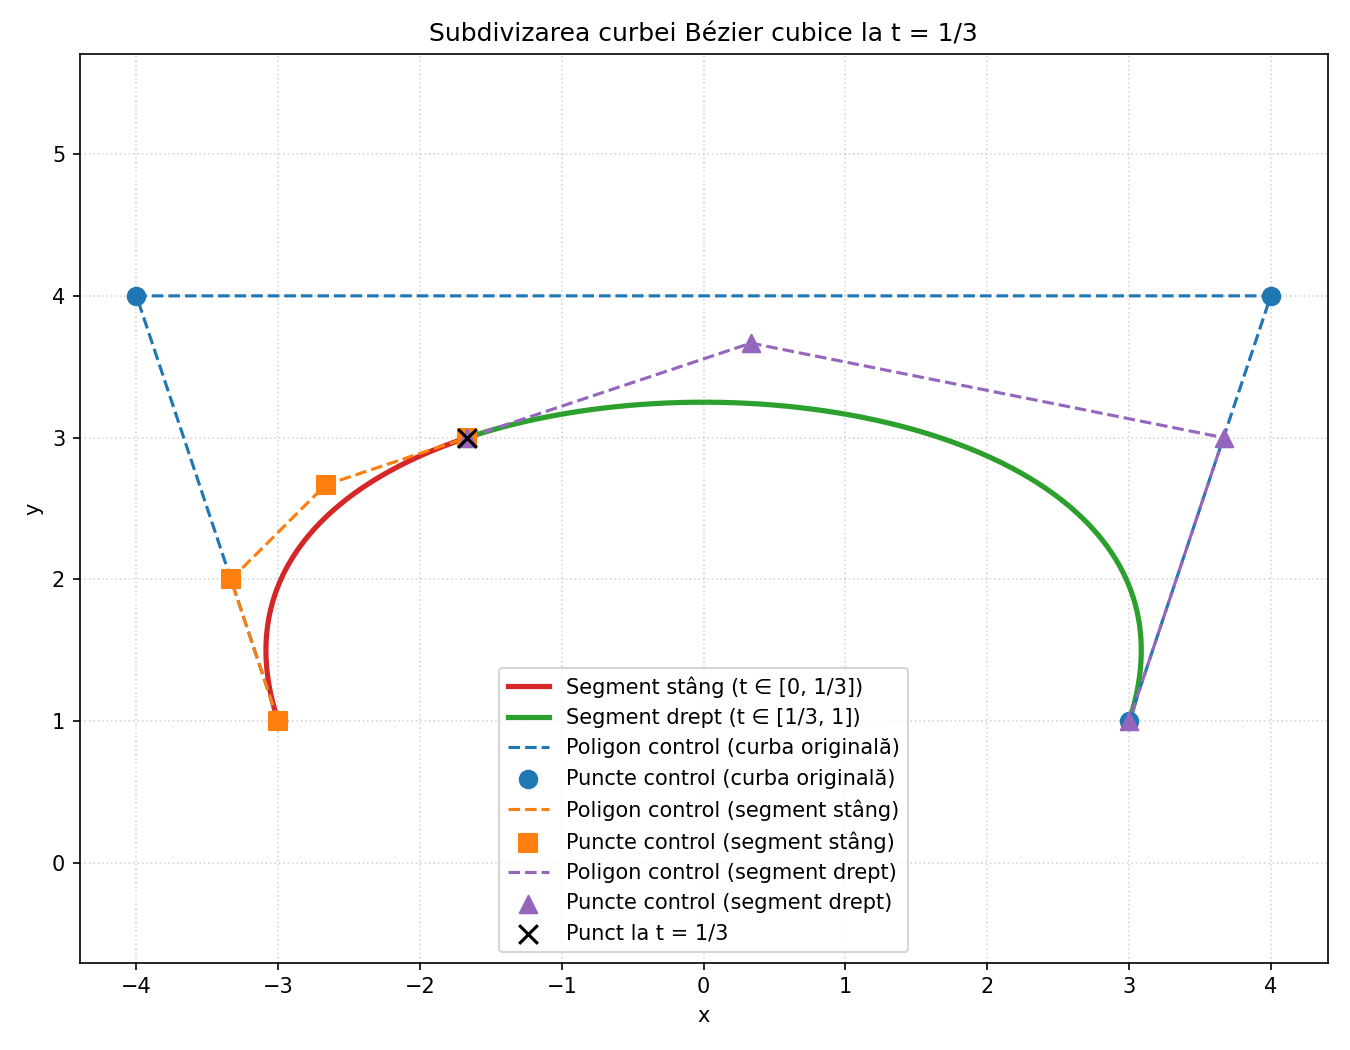

Write the Python code that produced this figure.
import numpy as np
import matplotlib.pyplot as plt

def bezier_cubic(t: np.ndarray, b: np.ndarray) -> np.ndarray:
    # b are forma (4, 2): b0, b1, b2, b3
    B0 = (1 - t) ** 3
    B1 = 3 * t * (1 - t) ** 2
    B2 = 3 * t**2 * (1 - t)
    B3 = t**3
    return (
        B0[:, None] * b[0] +
        B1[:, None] * b[1] +
        B2[:, None] * b[2] +
        B3[:, None] * b[3]
    )

def de_casteljau_split(b: np.ndarray, t0: float):
    # Subdivizare De Casteljau la parametrul t0
    b01 = (1 - t0) * b[0] + t0 * b[1]
    b12 = (1 - t0) * b[1] + t0 * b[2]
    b23 = (1 - t0) * b[2] + t0 * b[3]

    b0112 = (1 - t0) * b01 + t0 * b12
    b1223 = (1 - t0) * b12 + t0 * b23

    p = (1 - t0) * b0112 + t0 * b1223  # punctul pe curba la t0

    left = np.vstack([b[0], b01, b0112, p])
    right = np.vstack([p, b1223, b23, b[3]])
    return left, right, p

def main():
    # Puncte de control (curba originala de grad 3) – aceleasi ca in pb1.py
    b = np.array([
        [-3.0, 1.0],   # b0
        [-4.0, 4.0],   # b1
        [ 4.0, 4.0],   # b2
        [ 3.0, 1.0],   # b3
    ], dtype=float)

    # Subdivizare la t0 = 1/3
    t0 = 1.0 / 3.0
    left_ctrl, right_ctrl, p_split = de_casteljau_split(b, t0)

    # Curbele pentru cele doua segmente (parametrizate pe [0, 1])
    s = np.linspace(0.0, 1.0, 300)
    curve_left = bezier_cubic(s, left_ctrl)
    curve_right = bezier_cubic(s, right_ctrl)

    plt.figure(figsize=(9, 7))

    # Cele două segmente de curba
    plt.plot(curve_left[:, 0], curve_left[:, 1], color='tab:red', linewidth=2.5, label='Segment stang (t ∈ [0, 1/3])')
    plt.plot(curve_right[:, 0], curve_right[:, 1], color='tab:green', linewidth=2.5, label='Segment drept (t ∈ [1/3, 1])')

    # Poligon + puncte de control (curba originala)
    plt.plot(b[:, 0], b[:, 1], '--', color='tab:blue', linewidth=1.5, label='Poligon control (curba originala)')
    plt.scatter(b[:, 0], b[:, 1], color='tab:blue', s=70, zorder=3, label='Puncte control (curba originala)')

    # Poligon + puncte de control pentru segmentele subdivizate
    plt.plot(left_ctrl[:, 0], left_ctrl[:, 1], '--', color='tab:orange', linewidth=1.5, label='Poligon control (segment stang)')
    plt.scatter(left_ctrl[:, 0], left_ctrl[:, 1], color='tab:orange', marker='s', s=70, zorder=3, label='Puncte control (segment stang)')

    plt.plot(right_ctrl[:, 0], right_ctrl[:, 1], '--', color='tab:purple', linewidth=1.5, label='Poligon control (segment drept)')
    plt.scatter(right_ctrl[:, 0], right_ctrl[:, 1], color='tab:purple', marker='^', s=70, zorder=3, label='Puncte control (segment drept)')

    # Marcheaza punctul de divizare
    plt.scatter([p_split[0]], [p_split[1]], color='black', marker='x', s=80, zorder=4, label='Punct la t = 1/3')

    plt.title('Subdivizarea curbei Bézier cubice la t = 1/3')
    plt.xlabel('x')
    plt.ylabel('y')
    plt.axis('equal')
    plt.grid(True, linestyle=':', alpha=0.5)
    plt.legend(loc='best')
    plt.tight_layout()
    plt.savefig('pb2.png', dpi=150)
    plt.show()

if __name__ == '__main__':
    main()